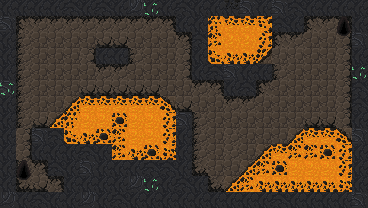

This game map was drawn from its Tiled (.tmx) file and the tilesets committed beside it. A one-line description and the full map source follow:
An orthogonal 23x13 tile map with 16x16 px tiles, 2 tile layers (Tile Layer 1, Tile Layer 2) and 10 objects (5x rock, 2x lava_blob, player_spawn, pickaxe, level_exit).

<map version="1.10" tiledversion="1.10.2" orientation="orthogonal" renderorder="right-down" width="23" height="13" tilewidth="16" tileheight="16" infinite="0" nextlayerid="4" nextobjectid="24">
 <tileset firstgid="1" source="cave_crawler_v2.tsx" />
 <layer id="1" name="Tile Layer 1" width="23" height="13">
  <data encoding="csv">
95,95,95,95,2684354655,95,2684354655,95,2684354656,95,95,95,95,95,95,95,95,95,95,95,95,95,95,
96,62,62,62,62,62,62,62,62,62,2684354642,2684354656,96,46,46,46,46,96,62,62,62,2684354642,95,
95,62,62,62,62,62,61,61,62,62,62,62,62,46,46,46,46,62,62,62,62,76,95,
95,62,62,62,62,61,95,95,61,62,62,62,62,46,46,46,46,62,62,62,62,62,95,
95,62,62,62,62,62,61,61,62,62,62,62,2684354655,62,2684354655,62,96,62,62,62,62,62,95,
96,62,62,62,62,62,62,62,62,62,62,62,62,62,62,2684354655,62,62,62,62,62,62,95,
95,62,62,62,48,48,48,48,48,47,48,62,62,62,62,62,62,62,62,62,62,62,95,
95,62,62,48,48,48,48,48,48,48,48,96,62,62,62,62,62,62,62,78,78,62,95,
95,62,62,62,48,48,48,48,48,48,48,95,62,62,62,62,62,62,48,48,48,48,95,
95,62,62,62,96,62,62,48,48,48,48,95,62,62,62,62,48,48,48,46,48,48,95,
95,77,61,62,62,62,62,95,95,2684354655,2684354655,95,1610612818,62,62,48,48,48,48,48,48,48,95,
95,1610612818,62,62,62,62,62,95,2684354656,95,95,2684354655,95,1610612818,48,48,48,48,48,48,48,48,95,
2684354656,95,2684354655,95,95,2684354656,96,2684354655,95,95,95,95,95,95,95,95,95,2684354655,95,95,95,95,96
</data>
 </layer>
 <layer id="3" name="Tile Layer 2" width="23" height="13">
  <data encoding="csv">
0,0,0,0,0,0,0,0,0,50,0,2684354655,0,0,2,96,0,96,2684354655,0,0,0,0,
0,82,79,79,79,79,79,79,79,79,2684354642,95,95,1,2,2,3,2684354655,95,82,79,66,0,
0,77,0,0,0,0,78,78,0,0,0,2684354642,2684354655,16,0,0,18,82,79,0,0,81,96,
0,77,0,0,0,76,0,0,77,0,0,76,95,31,32,32,107,62,62,0,0,76,0,
0,77,0,0,0,0,79,79,0,0,0,76,95,2684354655,96,95,95,77,0,0,0,76,50,
50,77,0,0,0,78,78,78,78,78,0,0,79,2684354642,95,2684354655,82,0,0,0,0,76,2684354655,
0,77,0,0,91,2,2,2,2,2,92,78,0,0,79,79,0,0,0,0,0,76,2684354655,
0,77,78,91,1,0,0,17,0,0,18,0,77,0,0,0,0,0,0,0,0,76,0,
0,76,96,2684354655,31,32,17,16,0,0,18,0,77,0,61,0,0,0,91,2,2,92,96,
0,76,95,95,95,2684354655,95,16,32,17,33,0,77,0,61,0,91,2,16,16,17,18,0,
0,66,2684354642,2684354655,95,96,95,0,0,0,0,0,1610612818,0,0,91,16,17,0,0,0,18,0,
0,81,78,2684354642,95,95,95,0,0,50,0,0,0,1610612818,91,16,32,32,32,32,32,33,0,
0,0,0,0,0,0,95,0,0,0,0,0,0,0,0,0,0,0,0,0,0,0,0
</data>
 </layer>
 <objectgroup id="2" name="Object Layer 1">
  <object id="1" name="player_spawn" x="23.6255" y="170.727">
   <point />
  </object>
  <object id="5" name="rock" x="51.7086" y="54.8289">
   <point />
  </object>
  <object id="6" name="pickaxe" x="52.1543" y="53.4916">
   <point />
  </object>
  <object id="10" name="level_exit" x="343.238" y="28.0831">
   <point />
  </object>
  <object id="13" name="lava_blob" x="86.3258" y="117.388">
   <point />
  </object>
  <object id="19" name="rock" x="292.797" y="78.1994">
   <point />
  </object>
  <object id="20" name="rock" x="329.067" y="84.6149">
   <point />
  </object>
  <object id="21" name="lava_blob" x="216.554" y="33.8825">
   <point />
  </object>
  <object id="22" name="rock" x="310.241" y="108.536">
   <point />
  </object>
  <object id="23" name="rock" x="277.853" y="97.0812">
   <point />
  </object>
 </objectgroup>
</map>
